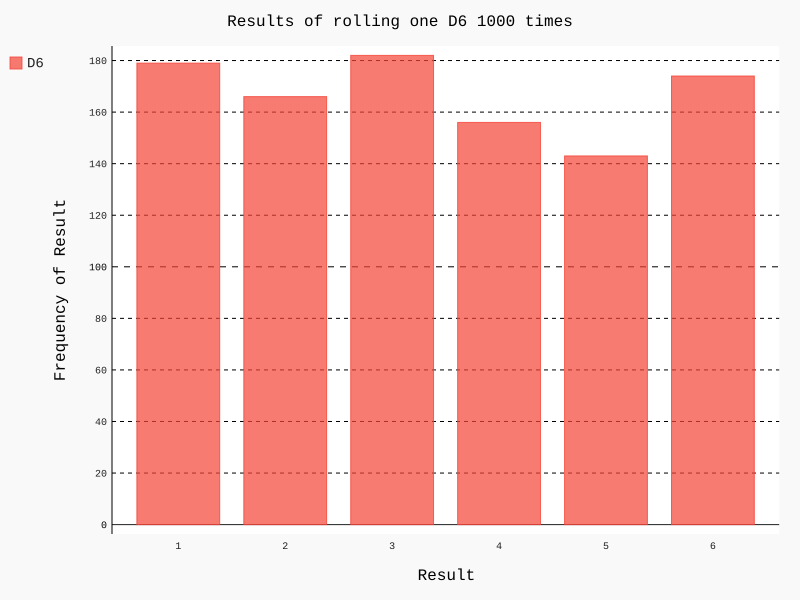

Write the Python code that produced this figure.
import pygal
from importlib_metadata import entry_points

from die import Die

#创建一个D6
die=Die()

#投几次骰子，并将结果存储在一个列表之中
results=[]
for roll_num in range(1000):
    result = die.roll()
    results.append(result)

#分析结果
frequencies=[]

for value in  range(1,die.num_sides+1):
    frequency = results.count(value)
    frequencies.append(frequency)

#对结果进行可视化
hist = pygal.Bar()

hist.title="Results of rolling one D6 1000 times"
hist.x_labels=['1','2','3','4','5','6']
hist.x_title = "Result"
hist.y_title = "Frequency of Result"

hist.add('D6',frequencies)
hist.render_to_file('die_visual.svg')
